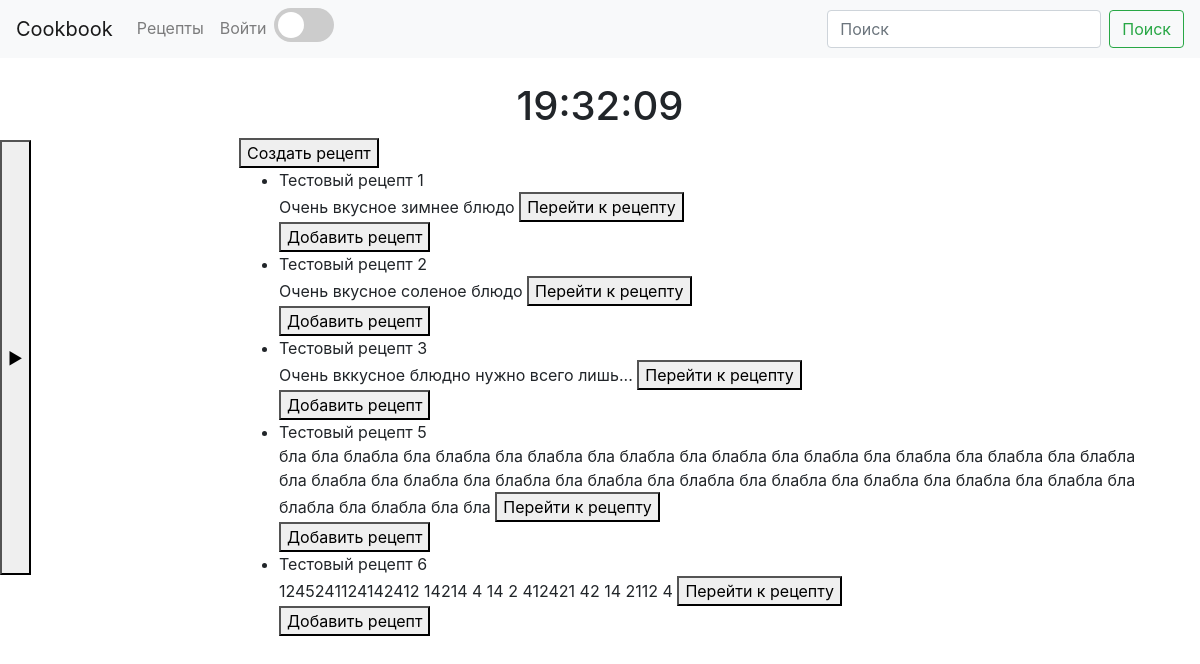
The page /all_recipes on the database as committed earlier.
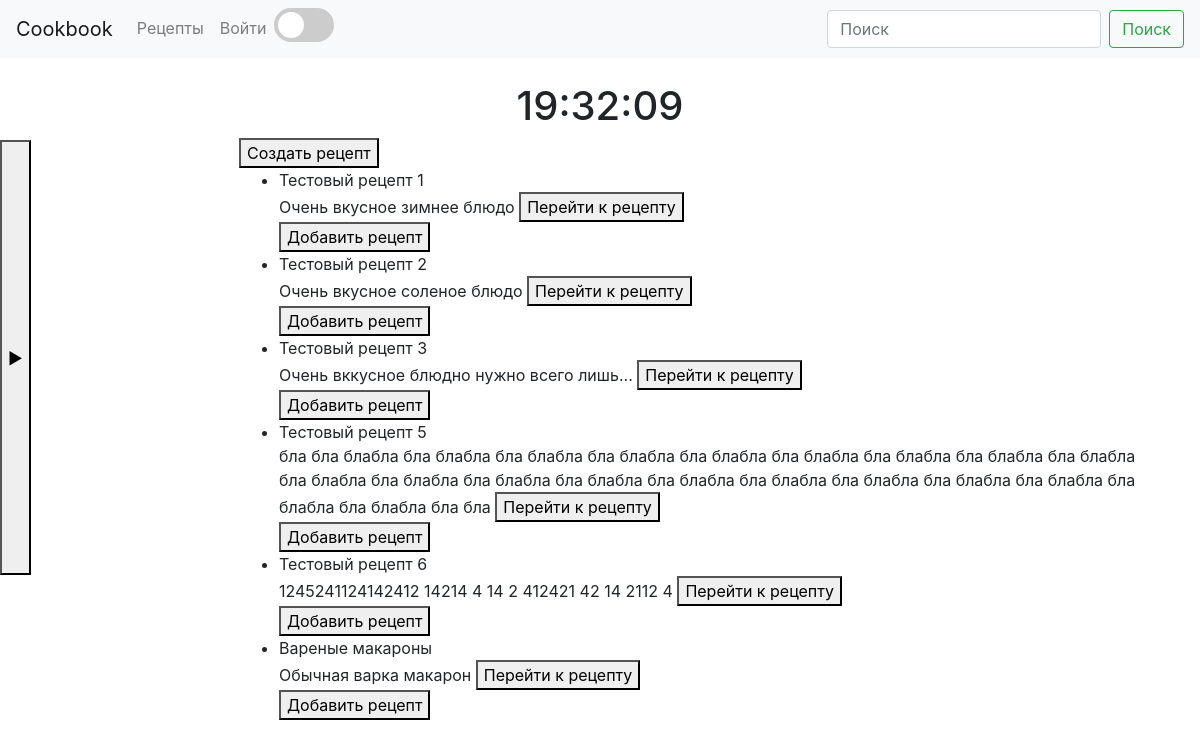
The same page on the database as committed later.
### main/models.py (models this page shows, shortened)
class Recipe(models.Model):
    name = models.CharField(max_length=100)
    recipe = models.TextField(default='1)\n2)\n3)\n4)\n5)\n')
    products = models.ManyToManyField(Product)
    cooking_time = models.TimeField()
    cuisine = models.CharField(max_length=50)
    classification = models.CharField(max_length=50)
    likes = models.IntegerField(default=0)
    description = models.TextField(null=True, max_length=500)

### main/views.py (the view)
# urls.py: path('all_recipes', views.all_recipes, name='all_recipes'),
def all_recipes(request):
    recipes = Recipe.objects.all()
    return render(request, 'main/all_recipes.html', {'recipes': recipes})

### main/templates/main/all_recipes.html (shortened to what this page needs)
{%  extends  'main/base.html'%}
{% block content %}
<a href="{% url 'create_recipe' %}"><button>Создать рецепт</button></a>
{% if recipes %}
    <ul>
        {% for item in recipes %}
            <li>{{ item.name }}</li>
            {{ item.description}}
            <button type="button" onclick="location.href='recipe_detail/{{ item.id }}'">Перейти к рецепту</button>
            <form action="{% url 'add_recipe' item.id %}" method="post">
                <button type="submit">Добавить рецепт</button>
            </form>
        {% endfor %}
    </ul>
{% else %}
    <p>Нет доступных рецептов</p>
{% endif %}
{% endblock %}

### main/templates/main/base.html (shortened to what this page needs)
{% load static %}
<!DOCTYPE html>
<html lang="ru">
<head>
    <link rel="stylesheet" href="https://maxcdn.bootstrapcdn.com/bootstrap/4.5.2/css/bootstrap.min.css">
    <link rel="stylesheet" type="text/css" href="{% static 'main/css/main.css' %}">
</head>
<body>
<nav class="navbar navbar-expand-lg navbar-light bg-light">
    <a class="navbar-brand" href="{% url 'index' %}">Cookbook</a>
    <div class="collapse navbar-collapse" id="navbarNav">
        <ul class="navbar-nav">
            <li class="nav-item">
                <a class="nav-link" href="{% url 'all_recipes' %}">Рецепты</a>
            </li>
            {% if user.is_authenticated %}
            <li class="nav-item">
                <a class="nav-link" href="{% url 'Recipes' %}">Мои рецепты</a>
            </li>
            <li class="nav-item">
                <a class="nav-link" href="{% url 'products' %}">Мои продукты</a>
            </li>
            <li class="nav-item">
                <a class="nav-link" href="{% url 'shopping' %}">Список покупок</a>
            </li>
            <li class="nav-item">
                <a class="nav-link" href="{% url 'profile' %}">Личный кабинет</a>
            </li>
            {% if user.is_staff %}
            <li class="nav-item">
                <a class="nav-link" href="{% url 'admin:index' %}">Панель администратора</a>
            </li>
            {% endif %}
            {% else %}
                <a  class="nav-link" href="{% url 'login' %}">Войти</a>
            {% endif %}
            <li>
                <div class="navbar-nav">
                    <label class="switch">
                        <span class="slider round"></span>
                    </label>
                </div>
            </li>
        </ul>
        <form class="form-inline ml-auto">
            <input class="form-control mr-sm-2" type="search" placeholder="Поиск" aria-label="Search">
            <button class="btn btn-outline-success my-2 my-sm-0" type="submit">Поиск</button>
        </form>
    </div>
</nav>
<div class="container d-flex justify-content-center align-items-start mt-4">
    <div class="text-center">
        <h1><span id="current-time"></span></h1>
    </div>
</div>
<div class="container-fluid">
    <div class="row">
        <button id="toggleSidebar" class="sidebar-toggle-button" style="position: fixed ; height: 435px; margin-top: 2px;">&#9654;</button>
        <main role="main" class="col-md-9 ml-sm-auto col-lg-10 px-4">
            <div class="container">
                {% block content %}
                {% endblock %}
            </div>
        </main>
    </div>
</div>
</body>
</html>

### main/static/main/css/main.css (style rules this page uses)
.switch { position: relative; display: inline-block; width: 60px; height: 34px; }
.slider { position: absolute; cursor: pointer; top: 0; left: 0; right: 0; bottom: 0; background-color: #ccc; -webkit-transition: 0.4s; transition: 0.4s; border-radius: 34px; }
.slider:before { position: absolute; content: ""; height: 26px; width: 26px; left: 4px; bottom: 4px; background-color: white; -webkit-transition: 0.4s; transition: 0.4s; border-radius: 50%; }
#toggleSidebar { position: fixed; height: 50px; width: auto; margin-top: 2px; opacity: 1; }

Rows that differ between the two databases and show on the page:
added Recipe: name "Вареные макароны", description "Обычная варка макарон"
